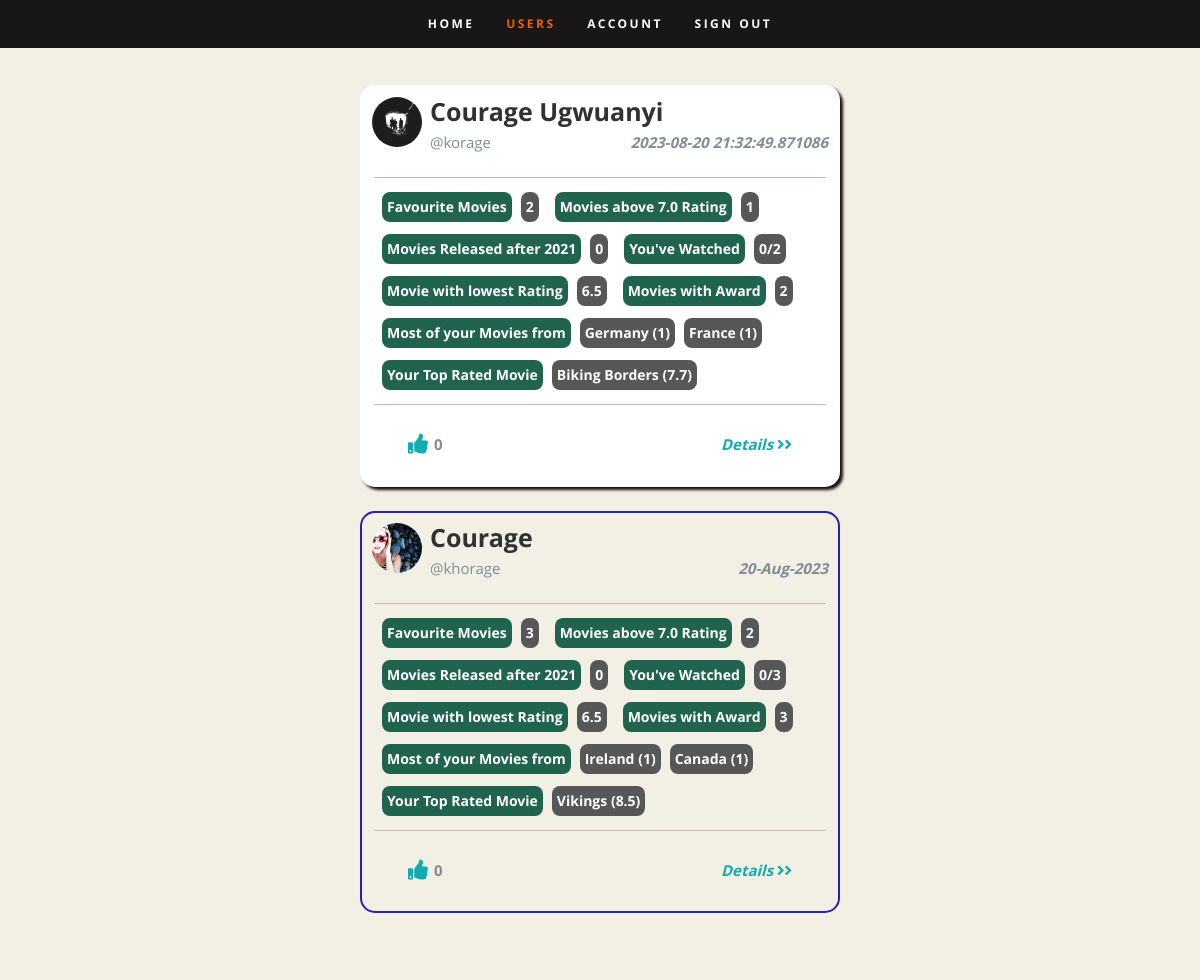
Page /users/ (signed in) on the committed database.
### movieweb_app/models.py (models this page shows, shortened)
class User(db.Model, UserMixin):
    __tablename__ = 'users'
    id = db.Column(db.Integer, primary_key=True, autoincrement=True)
    name = db.Column(db.String(20), nullable=False)
    username = db.Column(db.String(20), unique=True, nullable=False)
    email = db.Column(db.String(120), unique=True, nullable=False)
    password = db.Column(db.String(60), nullable=False)
    like_count = db.Column(db.Integer, default=0, nullable=False)
    date_registered = db.Column(db.String(20), nullable=False)

class Movie(db.Model):
    __tablename__ = 'movies'
    id = db.Column(db.Integer, primary_key=True, autoincrement=True)
    trailer_id = db.Column(db.String(20), nullable=False)
    rating = db.Column(db.String(10), nullable=False)
    title = db.Column(db.String(20), nullable=False)
    cover_url = db.Column(db.String, nullable=False)
    award = db.Column(db.String, nullable=False)
    country = db.Column(db.String, nullable=False)
    genre = db.Column(db.String, nullable=False)
    plot = db.Column(db.Text, nullable=False)
    year = db.Column(db.String, nullable=False)
    actors = db.Column(db.String, nullable=False)
    user_id = db.Column(db.Integer, db.ForeignKey('users.id'), nullable=False)

### movieweb_app/blueprints/users.py (the view)
@users_bp.route('/', methods=['GET'])
def users_list():
    users = serialize_user_data()
    current_user_info = {}
    if current_user.is_active:
        current_user_info = get_current_user_info(current_user.id)
        users.remove(current_user_info)
    else:
        flash('Sign in to start adding your favorite movies!')
    return render_template('users.html', users=users, signed_in_user=current_user_info)

### movieweb_app/templates/users.html (shortened to what this page needs)
{% extends "layout.html" %}
    {% block CSS %}
    <link rel="stylesheet" href="{{ url_for('static', filename='css/layout.css') }}">
    {% endblock CSS %}
{% block home %}
  <li ><a href="{{ url_for('home.home') }}">Home</a></li>
{% endblock home %}
{% block users %}
<li class="current"><a  href="{{ url_for('users.users_list') }}">Users</a></li>
{% endblock users %}
{% block content %}
<section id="users">
  <div class="row wide">
     <div class="row six main-col align-center">
            {% if current_user.is_authenticated %}
                <div class="twelve user-movie-info add-bottom signedin-user">
                   <div class="row">
                       <img class="profilepic" alt="movie-name"
                            src="{{ url_for('static', filename='images/into-the-light.jpg') }}">
                       <h3 class="user pull-left">{{ current_user.name }}</h3> <br>
                        <p class="pull-left half-bottom">@{{ current_user.username }}</p>
                       <p class="pull-right half-bottom"><em class="date">{{ signed_in_user.date }}</em></p>
                   </div>
                   <hr>
                    {% if not signed_in_user.movies %}
                        <div class="row align-center user-movie-stats">
                            <p>Hey, {{ current_user.name.split()[0]}}! click the `Account Menu` to start adding your
                                Favourite Movies</p>
                        </div>
                    {% else %}
                    <div class="row align-center user-movie-stats">
                       <div class="row pull-left">
                            <label class="movie-details pull-left">
                               Favourite Movies
                           </label>
                           <label class="movie-details-result pull-left">
                               {{ signed_in_user.favourite_movies }}
                           </label>
                        </div>
                       <div class="row pull-left">
                           <label class="movie-details pull-left">
                               Movies above 7.0 Rating
                           </label>
                           <label class="movie-details-result pull-left">
                               {{ signed_in_user.highly_rated }}
                           </label>
                       </div>
                       <div class="row pull-left">
                           <label class="movie-details pull-left">
                               Movies Released after 2021
                           </label>
                           <label for="" class="movie-details-result pull-left">
                               {{ signed_in_user.recent_movies }}
                           </label>
                       </div>
                       <div class="row pull-left">
                            <label class="movie-details pull-left">
                               You've Watched
                           </label>
                           <label class="movie-details-result pull-left">
                               {{ signed_in_user.movies_watched }}/{{ signed_in_user.favourite_movies }}
                           </label>
                       </div>
                       <div class="row pull-left">
                           <label class="movie-details pull-left">
                               Movie with lowest Rating
                           </label>
                           <label class="movie-details-result pull-left">
                               {{ signed_in_user.worst_rating }}
                           </label>
                       </div>
                       <div class="row pull-left">
                           <label class="movie-details pull-left">
                               Movies with Award
                           </label>
                           <label class="movie-details-result pull-left">
                               {{ signed_in_user.movie_awards }}
                           </label>
                       </div>
                       <div class="row pull-left">
                            <label class="movie-details pull-left">
                               Most of your Movies from
                           </label>
                           {% if signed_in_user.most_movies_countries|length == 0 %}
                                   <label class="movie-details-result pull-left">
                                       country (unknown)
                                   </label>
                           {% else %}
                               {% for country, count in signed_in_user.most_movies_countries %}
                                   <label class="movie-details-result pull-left">
                                       {{ country }} ({{ count }})
                                   </label>
                               {% endfor %}
                           {% endif %}
                       </div>
                       <div class="row pull-left">
                            <label class="movie-details pull-left">
                               Your Top Rated Movie
                           </label>
                           {% set movie, rating = signed_in_user.top_rated_movie_name %}
                               <label class="movie-details-result pull-left">
                                   {{ movie }} ({{ rating }})
                               </label>
                       </div>
                   </div>
                    {% endif %}
                   <hr>
                   <div class="row more-movie-info">
                       <div class="likes pull-left">
                           <a href="#"><i class="fa fa-thumbs-up fa-lg"></i></a>
                          <span class="like-count">{{ signed_in_user.likes }}</span>
                        </div>
                       <a href="{{ url_for('users.user_movies', user_id=signed_in_user.id) }}"
                          class="details-link pull-right"><em>Details <i class="fa fa-angle-right"></i></em></a>
                   </div>
               </div>
            {% endif %}
             {% for user in users %}
                    <div class="twelve user-movie-info add-bottom">
                       <div class="row">
                           <img class="profilepic" alt="movie-name"
                                src="{{ url_for('static', filename='images/girl.jpg') }}">
                           <h3 class="user pull-left">{{ user.name }}</h3> <br>
                            <p class="pull-left half-bottom">@{{ user.username }}</p>
                           <p class="pull-right half-bottom"><em class="date">{{ user.date }}</em></p>
                       </div>
                       <hr>
                        {% if not user.movies %}
                            <div class="row align-center user-movie-stats">
                                <p> {{ user.name.split()[0]}} is yet to add Favourite Movies</p>
                            </div>
                        {% else %}
                            <div class="row align-center user-movie-stats">
                           <div class="row pull-left">
                                <label class="movie-details pull-left">
                                   Favourite Movies
                               </label>
                               <label for="" class="movie-details-result pull-left">
                                   {{ user.favourite_movies }}
                               </label>
                            </div>
                           <div class="row pull-left">
                               <label class="movie-details pull-left">
                                   Movies above 7.0 Rating
                               </label>
                               <label class="movie-details-result pull-left">
                                   {{ user.highly_rated }}
                               </label>
                           </div>
                           <div class="row pull-left">
                               <label class="movie-details pull-left">
                                   Movies Released after 2021
                               </label>
                               <label class="movie-details-result pull-left">
                                   {{ user.recent_movies }}
                               </label>
                           </div>
                           <div class="row pull-left">
                                <label class="movie-details pull-left">
                                   You've Watched
                               </label>
                               <label for="" class="movie-details-result pull-left">
                                   {{ user.movies_watched }}/{{ user.favourite_movies }}
                               </label>
                           </div>
                           <div class="row pull-left">
                               <label for="" class="movie-details pull-left">
                                   Movie with lowest Rating
                               </label>
                               <label class="movie-details-result pull-left">
                                   {{ user.worst_rating }}
                               </label>
                           </div>
                            <div class="row pull-left">
                               <label for="" class="movie-details pull-left">
                                   Movies with Award
                               </label>
                               <label class="movie-details-result pull-left">
                                   {{ user.movie_awards }}
                               </label>
                           </div>
                           <div class="row pull-left">
                                <label for="" class="movie-details pull-left">
                                   Most of your Movies from
                               </label>
                               {% if user.most_movies_countries|length == 0 %}
                                   <label class="movie-details-result pull-left">
                                       country (unknown)
                                   </label>
                               {% else %}
                                   {% for country, count in user.most_movies_countries %}
                                   <label class="movie-details-result pull-left">
                                       {{ country }} ({{ count }})
                                   </label>
                                   {% endfor %}
                               {% endif %}
                           </div>
                           <div class="row pull-left">
                                <label class="movie-details pull-left">
                                   Your Top Rated Movie
                               </label>
                               {% set movie, rating = user.top_rated_movie_name %}
                                   <label for="" class="movie-details-result pull-left">
                                       {{ movie }} ({{ rating }})
                                   </label>
                           </div>
                       </div>
                        {% endif %}
                       <hr>
                       <div class="row more-movie-info">
                           <div class="likes pull-left">
                               <a href="#"><i class="fa fa-thumbs-up fa-lg"></i></a>
                              <span class="like-count">{{ user.likes }}</span>
                            </div>
                           <a href="{{ url_for('users.user_movies', user_id=user.id) }}"
                              class="details-link pull-right"><em>Details <i class="fa fa-angle-right"></i></em></a>
                       </div>
                   </div>
             {% endfor %}
           </div>
     </div>
</section>
{% endblock content %}

### rows in the picture
User: name "Courage Ugwuanyi", username "korage", date "2023-08-20 21:32:49.871086"
Movie: country "Germany", user "1", title "Biking Borders"
Movie: country "France", count "1"
User: name "Courage", username "khorage", date "20-Aug-2023", favourite_movies "3", highly_rated "2", recent_movies "0", movies_watched "0", worst_rating "6.5", movie_awards "3", most_movies_countries "Ireland" "Canada", most_movies_countries "1" "1", rating "8.5", likes "0"
Movie: title "Vikings"

### other values in the picture
{{ signed_in_user.favourite_movies }} "2"
{{ signed_in_user.highly_rated }} "1"
{{ signed_in_user.recent_movies }} "0"
{{ signed_in_user.movies_watched }} "0"
{{ signed_in_user.worst_rating }} "6.5"
{{ signed_in_user.movie_awards }} "2"
{{ rating }} "7.7"
{{ signed_in_user.likes }} "0"
